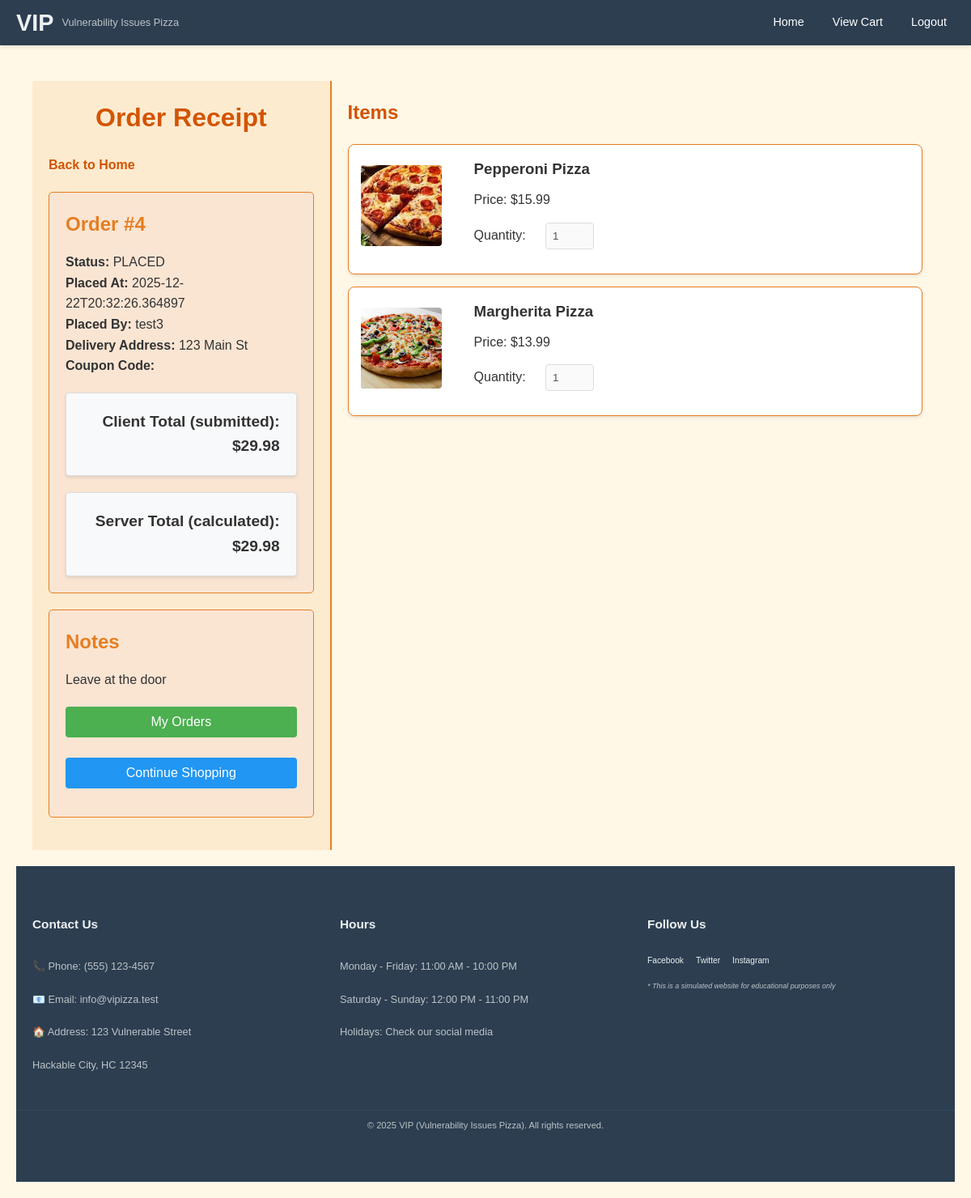
/order/4 (signed in), run on the app's committed database.
### tables this page shows
CREATE TABLE orders (
            id INTEGER PRIMARY KEY AUTOINCREMENT,
            created_at TEXT,
            user_id INTEGER,
            username TEXT,
            delivery_address TEXT,
            notes TEXT,
            coupon_code TEXT,
            client_total REAL,
            server_total REAL,
            cart_json TEXT,
            status TEXT,
            FOREIGN KEY (user_id) REFERENCES users(id)
        );

### app.py (the view)
@app.route("/order/<int:order_id>")
def view_order(order_id):
    conn = sqlite3.connect(USERS_DB_PATH)
    c = conn.cursor()
    c.execute(
        """
        SELECT id, created_at, username, delivery_address, notes, coupon_code, client_total, server_total, cart_json, status
        FROM orders
        WHERE id = ?
        """,
        (order_id,)
    )
    order_row = c.fetchone()
    conn.close()
    if not order_row:
        return "Order not found", 404
    order = {
        'id': order_row[0],
        'created_at': order_row[1],
        'username': order_row[2],
        'delivery_address': order_row[3],
        'notes': order_row[4],
        'coupon_code': order_row[5],
        'client_total': order_row[6],
        'server_total': order_row[7],
        'cart_json': order_row[8],
        'status': order_row[9]
    }
    try:
        cart_items = json.loads(order.get('cart_json') or '[]')
    except Exception:
        cart_items = []
    return render_template("order.html", order=order, cart_items=cart_items)

### templates/order.html (shortened to what this page needs)
{% extends "base.html" %}
{% block content %}
<div class="container">
    <div class="left-column">
        <h1 class="admin-title">Order Receipt</h1>
        <a href="/" class="back-link">Back to Home</a>
        <div class="form-section admin-form">
            <h2>Order #{{ order.id }}</h2>
            <p><strong>Status:</strong> {{ order.status }}</p>
            <p><strong>Placed At:</strong> {{ order.created_at }}</p>
            <p><strong>Placed By:</strong> {{ order.username }}</p>
            <p><strong>Delivery Address:</strong> {{ order.delivery_address }}</p>
            <p><strong>Coupon Code:</strong> {{ order.coupon_code }}</p>
            <div class="cart-total">
                Client Total (submitted): ${{ "%.2f"|format(order.client_total or 0) }}
            </div>
            <div class="cart-total">
                Server Total (calculated): ${{ "%.2f"|format(order.server_total or 0) }}
            </div>
        </div>
        <div class="form-section admin-form">
            <h2>Notes</h2>
            <div>
                {{ order.notes | safe }}
            </div>
            <div class="cart-actions">
                <button type="button" onclick="window.location.href='/my-orders'" class="continue-shopping">My Orders</button>
                <button type="button" onclick="window.location.href='/'" class="checkout-button">Continue Shopping</button>
            </div>
        </div>
    </div>
    <div class="right-column">
        <h2 class="manage-title">Items</h2>
        <ul class="pizza-list">
            {% for item in cart_items %}
                <li class="pizza-item cart-item" data-price="{{ item.price }}">
                    <div class="cart-item-content">
                        <img src="{% if item.image and (item.image.startswith('http://') or item.image.startswith('https://') or item.image.startswith('/')) %}{{ item.image }}{% else %}/{{ item.image }}{% endif %}" alt="{{ item.name }}" class="admin-pizza-img">
                        <div class="cart-item-details">
                            <h3>{{ item.name }}</h3>
                            <p>Price: $<span class="item-price">{{ "%.2f"|format(item.price) }}</span></p>
                            <div class="quantity-control">
                                <label>Quantity:</label>
                                <input type="number" class="quantity-input" value="{{ item.quantity }}" min="1" disabled>
                            </div>
                        </div>
                    </div>
                </li>
            {% else %}
                <li class="pizza-item empty-cart">
                    <p>No items recorded for this order.</p>
                </li>
            {% endfor %}
        </ul>
    </div>
</div>
{% endblock %}

### static/css/styles.css (style rules this page uses)
* { margin: 0; padding: 0; box-sizing: border-box; }
html, body { width: 100%; margin: 0; padding: 0; min-height: 100vh; overflow-x: hidden; }
body { font-family: Arial, sans-serif; line-height: 1.6; display: flex; flex-direction: column; background-color: #fff5eb; position: relative; }
body, h1, h2, h3, p, ul, li, input, textarea, button, form { margin: 0; padding: 0; box-sizing: border-box; }
body { font-family: Arial, sans-serif; background-color: #FFF8E7; color: #333; line-height: 1.6; display: flex; justify-content: center; padding: 20px; }
.container { display: flex; max-width: 1200px; width: 100%; }
.left-column { width: 33%; padding: 20px; background-color: #FDEBD0; border-right: 2px solid #E67E22; }
.left-column h1 { color: #D35400; margin-bottom: 20px; }
.form-section { margin-bottom: 20px; padding: 15px; background-color: #FAE5D3; border: 1px solid #E67E22; border-radius: 5px; }
.form-section h2 { margin-bottom: 15px; color: #E67E22; }
input, button { width: 100%; padding: 10px; margin-bottom: 15px; border: 1px solid #CCC; border-radius: 5px; }
button { background-color: #D35400; color: white; font-size: 1em; border: none; cursor: pointer; }
.right-column { width: 67%; padding: 20px; }
.right-column h2 { color: #D35400; margin-bottom: 20px; }
.admin-pizza-img { max-width: 100px; height: auto; margin-top: 10px; border-radius: 5px; }
.admin-title { color: #D35400; text-align: center; margin-bottom: 20px; }
.back-link { display: inline-block; margin-bottom: 20px; color: #D35400; text-decoration: none; font-weight: bold; }
.admin-form { padding: 20px; background-color: #FAE5D3; border: 1px solid #E67E22; border-radius: 5px; }
.admin-form h2 { color: #E67E22; margin-bottom: 15px; }
.manage-title { color: #D35400; margin-bottom: 20px; }
.pizza-list { list-style: none; padding: 0; margin: 0; }
.pizza-item { margin-bottom: 20px; padding: 15px; background-color: #FDEBD0; border: 1px solid #E67E22; border-radius: 5px; }
.cart-item { background-color: white; border-radius: 8px; box-shadow: 0 2px 4px rgba(0,0,0,0.1); padding: 15px; margin: 15px 0; display: flex; align-items: center; }
.cart-item img { width: 100px; height: 100px; object-fit: cover; border-radius: 4px; margin-right: 20px; }
.cart-item h3 { margin: 0 0 10px 0; color: #333; }
.quantity-input { width: 60px; padding: 5px; border: 1px solid #ddd; border-radius: 4px; margin: 0 10px; }
.cart-total { background-color: white; padding: 20px; border-radius: 8px; box-shadow: 0 2px 4px rgba(0,0,0,0.1); margin-top: 20px; text-align: right; font-size: 1.2em; font-weight: bold; }
button { padding: 8px 15px; background-color: #ff4444; color: white; border: none; border-radius: 4px; cursor: pointer; transition: background-color 0.3s; }
.cart-item-content { display: flex; align-items: flex-start; width: 100%; }
.cart-item-details { flex-grow: 1; margin-left: 20px; }
.quantity-control { margin: 15px 0; }
.quantity-control label { margin-right: 10px; }
.quantity-input { width: 60px; padding: 8px; border: 1px solid #ddd; border-radius: 4px; }
.cart-actions { margin-top: 20px; display: flex; flex-direction: column; gap: 10px; }
.continue-shopping { background-color: #4CAF50 !important; color: white; padding: 10px 20px; border: none; border-radius: 4px; cursor: pointer; width: 100%; }
.checkout-button { background-color: #2196F3 !important; color: white; padding: 10px 20px; border: none; border-radius: 4px; cursor: pointer; width: 100%; }
.cart-total { background-color: #f8f9fa; padding: 20px; border-radius: 4px; margin-top: 20px; text-align: right; font-size: 1.2em; font-weight: bold; border: 1px solid #ddd; }

### data on the page
orders: id "4", status "PLACED", created_at "2025-12-22T20:32:26.364897", username "test3", delivery_address "123 Main St", client_total "29.98", server_total "29.98", notes "Leave at the door"

### other printed values
{{ item.name }} "Pepperoni Pizza" "Margherita Pizza"
{{ "%.2f"|format(item.price) }} "15.99" "13.99"
